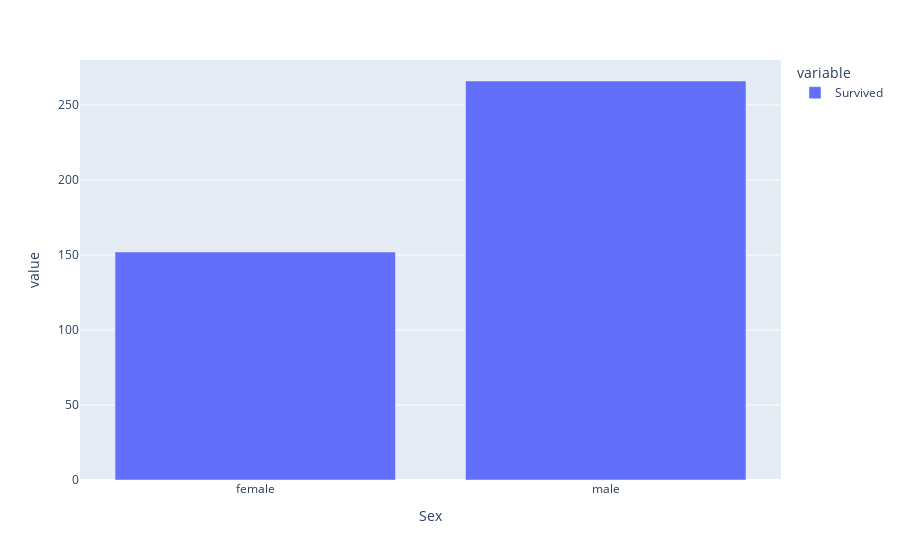

Source (notebook cell):
### Code cell
px.bar(q)

### Figure 1 — Plotly figure (JSON) as saved in the notebook; plotly's stock layout.template omitted (floating-point values rounded to 4 significant figures)
{"data": [{"alignmentgroup": "True", "hovertemplate": "variable=Survived<br>Sex=%{x}<br>value=%{y}<extra></extra>", "legendgroup": "Survived", "marker": {"color": "#636efa", "pattern": {"shape": ""}}, "name": "Survived", "offsetgroup": "Survived", "orientation": "v", "showlegend": true, "textposition": "auto", "type": "bar", "x": ["female", "male"], "xaxis": "x", "y": [152, 266], "yaxis": "y"}], "layout": {"barmode": "relative", "legend": {"title": {"text": "variable"}, "tracegroupgap": 0}, "margin": {"t": 60}, "xaxis": {"anchor": "y", "domain": [0, 1], "title": {"text": "Sex"}}, "yaxis": {"anchor": "x", "domain": [0, 1], "title": {"text": "value"}}}}
